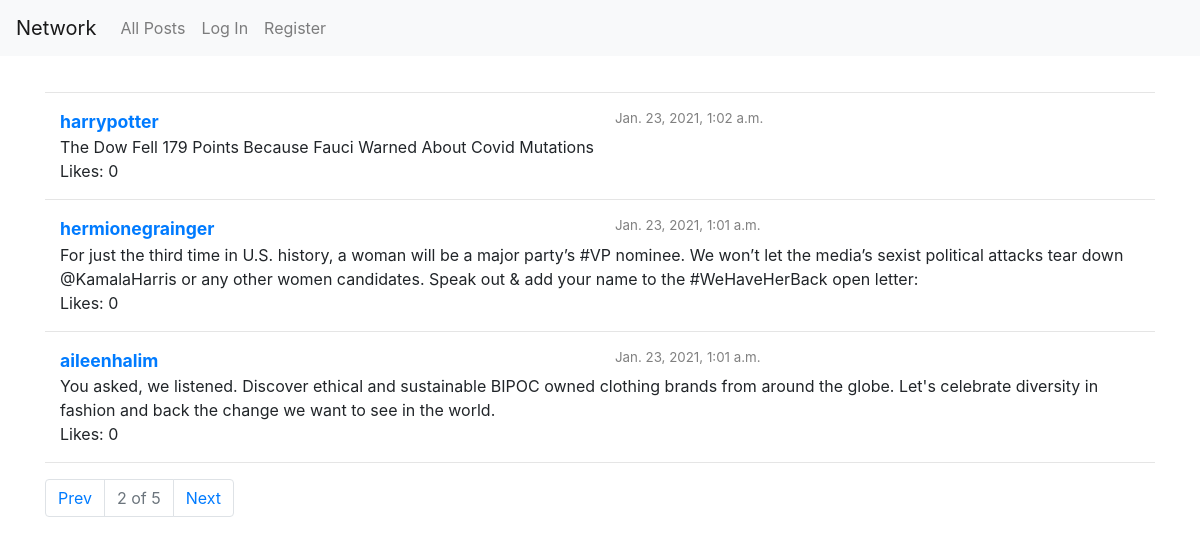
The app's page /?pg=2 with its own data.
### network/models.py (models this page shows, shortened)
class Post(models.Model):
    user = models.ForeignKey(User, on_delete=models.CASCADE)
    post_content = models.TextField(max_length=280)
    likes = models.ManyToManyField(User, blank=True, related_name='user_likes')
    created_timestamp = models.DateTimeField(auto_now_add=True)
    edited_timestamp = models.DateTimeField(auto_now=True)

class User(AbstractUser):
    following = models.ManyToManyField('self', blank=True, related_name='followers', symmetrical=False)

### network/views.py (the view)
# urls.py: path("", views.index, name="index"),
def index(request):
    if request.method == 'POST' and request.user.is_authenticated:
        p = PostForm(request.POST)
        if p.is_valid():
            r = Post(user = request.user, post_content = p.cleaned_data['post_content'])
            r.save()
            return HttpResponseRedirect(reverse("index"))
    posts = Post.objects.order_by('-edited_timestamp')
    duration_dict = {}
    for post in posts:
        duration_dict[post.id] = duration(post.edited_timestamp)
    form = PostForm()
    p = paginate_post(posts, request.GET.get('pg'))
    return render(request, "network/index.html", {
        'form': form,
        'posts': p['posts_paginated'].page(p['pg']),
        'durations': duration_dict,
        'p': p,
    })

### network/helpers.py (called while the page is built)
def paginate_post(posts, pg):
    posts_paginated = Paginator(posts,3)
    if pg == None:
        pg = 1
    else:
        pg = int(pg)
    pg_prev = None
    pg_next = None
    if posts_paginated.page(pg).has_previous():
        pg_prev = pg - 1
    if posts_paginated.page(pg).has_next():
        pg_next = pg + 1
    return {
        'posts_paginated': posts_paginated,
        'pg': pg,
        'pg_prev': pg_prev,
        'pg_next': pg_next,
        'pg_index': f'{pg} of {posts_paginated.num_pages}',
    }

### network/templates/network/index.html (shortened to what this page needs)
{% extends "network/layout.html" %}
{% block body %}
    <div class="container">
        <div style="padding: 10px;"></div>
        <hr>
        {% for post in posts %}
            <div class="container">
                <div class="row">
                    <div class="col allPostUsername"><a href="{% url 'user' post.user.username %}">{{ post.user.username }}</a></div>
                    <div class="col allPostTimestamp">{{ post.edited_timestamp }}</div>
                </div>
                <div class="row" id="content_row{{post.id}}">
                    <div class="col" id="post{{post.id}}">{{ post.post_content }}</div>
                </div>
                <div class="row">
                    <div class="col">Likes: {{ post.likes.all.count}}</div>
                </div>
            </div>
            <hr>
        {% endfor %}
        {% if p.pg_prev or p.pg_next %}
            <nav aria-label="page navigation">
                <ul class="pagination">
                    <li class="page-item {% if not p.pg_prev %} disabled {% endif %}"><a class="page-link" href="?pg={{ p.pg_prev }}">Prev</a></li>
                    <li class="page-item disabled"><a class="page-link">{{ p.pg_index }}</a></li>
                    <li class="page-item {% if not p.pg_next %} disabled {% endif %}"><a class="page-link" href="?pg={{ p.pg_next }}">Next</a></li>
                </ul>
            </nav>
        {% endif %}
    </div>
{% endblock %}

### network/static/network/styles.css (style rules this page uses)
.allPostUsername { font-weight: bold; font-size: 1.1em; }
.allPostTimestamp { color: grey; font-size: smaller; }

### records on screen
Post: user.username "harrypotter", edited_timestamp "Jan. 23, 2021, 1:02 a.m.", post_content "The Dow Fell 179 Points Because Fauci Warned About Covid Mutations", likes.all.count "0"
Post: user.username "hermionegrainger", edited_timestamp "Jan. 23, 2021, 1:01 a.m.", post_content "For just the third time in U.S. history, a woman will be a major party’s #VP nominee. We won’t let the media’s sexist political attacks tear down @KamalaHarris or any other women candidates. Speak out & add your name to the #WeHaveHerBack open letter:", likes.all.count "0"
Post: user.username "aileenhalim", edited_timestamp "Jan. 23, 2021, 1:01 a.m.", post_content "You asked, we listened. Discover ethical and sustainable BIPOC owned clothing brands from around the globe. Let's celebrate diversity in fashion and back the change we want to see in the world.", likes.all.count "0"

### other values on screen
{{ p.pg_index }} "2 of 5"
